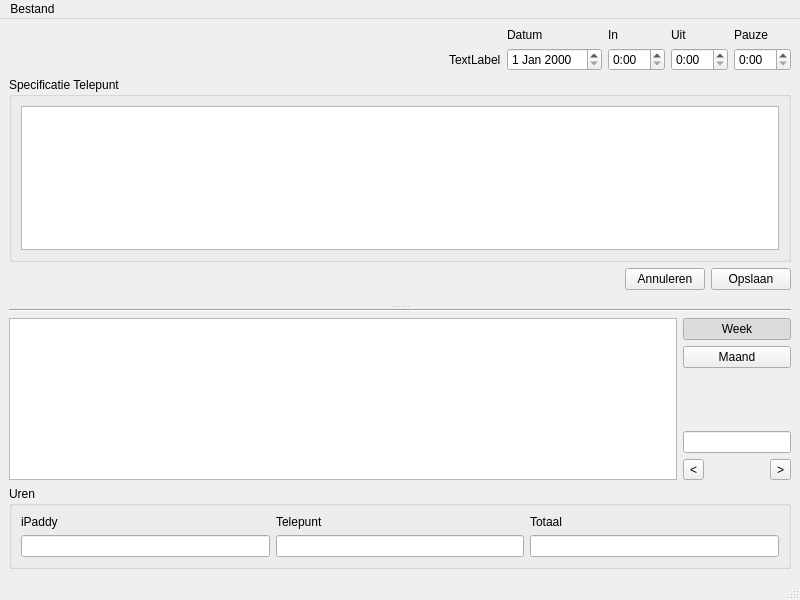
<?xml version="1.0" encoding="UTF-8"?>
<ui version="4.0">
 <class>MainWindow</class>
 <widget class="QMainWindow" name="MainWindow">
  <property name="geometry">
   <rect>
    <x>0</x>
    <y>0</y>
    <width>800</width>
    <height>600</height>
   </rect>
  </property>
  <property name="windowTitle">
   <string>MainWindow</string>
  </property>
  <widget class="QWidget" name="centralwidget">
   <layout class="QVBoxLayout" name="verticalLayout_2">
    <item>
     <widget class="QSplitter" name="splitter">
      <property name="orientation">
       <enum>Qt::Vertical</enum>
      </property>
      <widget class="QWidget" name="layoutWidget">
       <layout class="QGridLayout" name="gridLayout_5">
        <item row="2" column="1">
         <widget class="QPushButton" name="pushButton_4">
          <property name="text">
           <string>Annuleren</string>
          </property>
         </widget>
        </item>
        <item row="1" column="0" colspan="3">
         <widget class="QGroupBox" name="groupBox_2">
          <property name="title">
           <string>Specificatie Telepunt</string>
          </property>
          <layout class="QGridLayout" name="gridLayout_3">
           <item row="0" column="0">
            <widget class="QTableView" name="telepuntSpecView">
             <property name="horizontalScrollBarPolicy">
              <enum>Qt::ScrollBarAlwaysOff</enum>
             </property>
            </widget>
           </item>
          </layout>
         </widget>
        </item>
        <item row="2" column="2">
         <widget class="QPushButton" name="pushButton">
          <property name="text">
           <string>Opslaan</string>
          </property>
         </widget>
        </item>
        <item row="3" column="0">
         <spacer name="verticalSpacer_2">
          <property name="orientation">
           <enum>Qt::Vertical</enum>
          </property>
          <property name="sizeType">
           <enum>QSizePolicy::Fixed</enum>
          </property>
          <property name="sizeHint" stdset="0">
           <size>
            <width>20</width>
            <height>15</height>
           </size>
          </property>
         </spacer>
        </item>
        <item row="0" column="0" colspan="3">
         <layout class="QGridLayout" name="gridLayout_2">
          <item row="0" column="2">
           <widget class="QLabel" name="label_5">
            <property name="text">
             <string>Datum</string>
            </property>
           </widget>
          </item>
          <item row="0" column="5">
           <widget class="QLabel" name="label_8">
            <property name="text">
             <string>Pauze</string>
            </property>
           </widget>
          </item>
          <item row="0" column="3">
           <widget class="QLabel" name="label_6">
            <property name="text">
             <string>In</string>
            </property>
           </widget>
          </item>
          <item row="1" column="4">
           <widget class="QTimeEdit" name="timeEdit_2">
            <property name="displayFormat">
             <string>h:mm</string>
            </property>
           </widget>
          </item>
          <item row="1" column="2">
           <widget class="QDateEdit" name="dateEdit"/>
          </item>
          <item row="0" column="4">
           <widget class="QLabel" name="label_7">
            <property name="text">
             <string>Uit</string>
            </property>
           </widget>
          </item>
          <item row="1" column="3">
           <widget class="QTimeEdit" name="timeEdit">
            <property name="displayFormat">
             <string>h:mm</string>
            </property>
           </widget>
          </item>
          <item row="1" column="0">
           <spacer name="horizontalSpacer_3">
            <property name="orientation">
             <enum>Qt::Horizontal</enum>
            </property>
            <property name="sizeHint" stdset="0">
             <size>
              <width>40</width>
              <height>20</height>
             </size>
            </property>
           </spacer>
          </item>
          <item row="1" column="5">
           <widget class="QTimeEdit" name="timeEdit">
            <property name="displayFormat">
             <string>h:mm</string>
            </property>
           </widget>
          </item>
          <item row="1" column="1">
           <widget class="QLabel" name="label">
            <property name="text">
             <string>TextLabel</string>
            </property>
           </widget>
          </item>
         </layout>
        </item>
        <item row="2" column="0">
         <spacer name="horizontalSpacer">
          <property name="orientation">
           <enum>Qt::Horizontal</enum>
          </property>
          <property name="sizeHint" stdset="0">
           <size>
            <width>40</width>
            <height>20</height>
           </size>
          </property>
         </spacer>
        </item>
       </layout>
      </widget>
      <widget class="QWidget" name="layoutWidget">
       <layout class="QVBoxLayout" name="verticalLayout_3">
        <item>
         <widget class="Line" name="line">
          <property name="orientation">
           <enum>Qt::Horizontal</enum>
          </property>
         </widget>
        </item>
        <item>
         <layout class="QHBoxLayout" name="horizontalLayout_3">
          <item>
           <widget class="QListView" name="listView"/>
          </item>
          <item>
           <layout class="QVBoxLayout" name="verticalLayout">
            <item>
             <widget class="QPushButton" name="pushButton_2">
              <property name="sizePolicy">
               <sizepolicy hsizetype="Preferred" vsizetype="Fixed">
                <horstretch>0</horstretch>
                <verstretch>0</verstretch>
               </sizepolicy>
              </property>
              <property name="text">
               <string>Week</string>
              </property>
              <property name="checkable">
               <bool>true</bool>
              </property>
              <property name="checked">
               <bool>true</bool>
              </property>
              <attribute name="buttonGroup">
               <string notr="true">buttonGroup</string>
              </attribute>
             </widget>
            </item>
            <item>
             <widget class="QPushButton" name="pushButton_3">
              <property name="sizePolicy">
               <sizepolicy hsizetype="Preferred" vsizetype="Fixed">
                <horstretch>0</horstretch>
                <verstretch>0</verstretch>
               </sizepolicy>
              </property>
              <property name="text">
               <string>Maand</string>
              </property>
              <property name="checkable">
               <bool>true</bool>
              </property>
              <attribute name="buttonGroup">
               <string notr="true">buttonGroup</string>
              </attribute>
             </widget>
            </item>
            <item>
             <spacer name="verticalSpacer">
              <property name="orientation">
               <enum>Qt::Vertical</enum>
              </property>
              <property name="sizeHint" stdset="0">
               <size>
                <width>20</width>
                <height>40</height>
               </size>
              </property>
             </spacer>
            </item>
            <item>
             <layout class="QGridLayout" name="gridLayout_4">
              <item row="1" column="0">
               <widget class="QToolButton" name="toolButton">
                <property name="text">
                 <string>&lt;</string>
                </property>
               </widget>
              </item>
              <item row="0" column="0" colspan="3">
               <widget class="QLineEdit" name="lineEdit_5"/>
              </item>
              <item row="1" column="2">
               <widget class="QToolButton" name="toolButton_2">
                <property name="text">
                 <string>&gt;</string>
                </property>
               </widget>
              </item>
              <item row="1" column="1">
               <spacer name="horizontalSpacer_2">
                <property name="orientation">
                 <enum>Qt::Horizontal</enum>
                </property>
                <property name="sizeType">
                 <enum>QSizePolicy::Minimum</enum>
                </property>
                <property name="sizeHint" stdset="0">
                 <size>
                  <width>40</width>
                  <height>20</height>
                 </size>
                </property>
               </spacer>
              </item>
             </layout>
            </item>
           </layout>
          </item>
         </layout>
        </item>
       </layout>
      </widget>
     </widget>
    </item>
    <item>
     <widget class="QGroupBox" name="groupBox">
      <property name="title">
       <string>Uren</string>
      </property>
      <layout class="QGridLayout" name="gridLayout">
       <item row="0" column="0">
        <widget class="QLabel" name="label_2">
         <property name="text">
          <string>iPaddy</string>
         </property>
        </widget>
       </item>
       <item row="0" column="1">
        <widget class="QLabel" name="label_3">
         <property name="text">
          <string>Telepunt</string>
         </property>
        </widget>
       </item>
       <item row="0" column="2">
        <widget class="QLabel" name="label_4">
         <property name="text">
          <string>Totaal</string>
         </property>
        </widget>
       </item>
       <item row="1" column="0">
        <widget class="QLineEdit" name="lineEdit">
         <property name="readOnly">
          <bool>true</bool>
         </property>
        </widget>
       </item>
       <item row="1" column="1">
        <widget class="QLineEdit" name="lineEdit_2">
         <property name="readOnly">
          <bool>true</bool>
         </property>
        </widget>
       </item>
       <item row="1" column="2">
        <widget class="QLineEdit" name="lineEdit_3">
         <property name="readOnly">
          <bool>true</bool>
         </property>
        </widget>
       </item>
      </layout>
     </widget>
    </item>
   </layout>
  </widget>
  <widget class="QMenuBar" name="menubar">
   <property name="geometry">
    <rect>
     <x>0</x>
     <y>0</y>
     <width>800</width>
     <height>20</height>
    </rect>
   </property>
   <widget class="QMenu" name="menuBestand">
    <property name="title">
     <string>Bestand</string>
    </property>
    <addaction name="actionNieuw"/>
    <addaction name="actionOpenen"/>
    <addaction name="actionExporteren_naar_Excel"/>
   </widget>
   <addaction name="menuBestand"/>
  </widget>
  <widget class="QStatusBar" name="statusbar"/>
  <action name="actionNieuw">
   <property name="text">
    <string>Nieuw</string>
   </property>
  </action>
  <action name="actionOpenen">
   <property name="text">
    <string>Openen</string>
   </property>
  </action>
  <action name="actionExporteren_naar_Excel">
   <property name="text">
    <string>Exporteren naar Excel</string>
   </property>
  </action>
 </widget>
 <resources/>
 <connections/>
 <buttongroups>
  <buttongroup name="buttonGroup"/>
 </buttongroups>
</ui>
